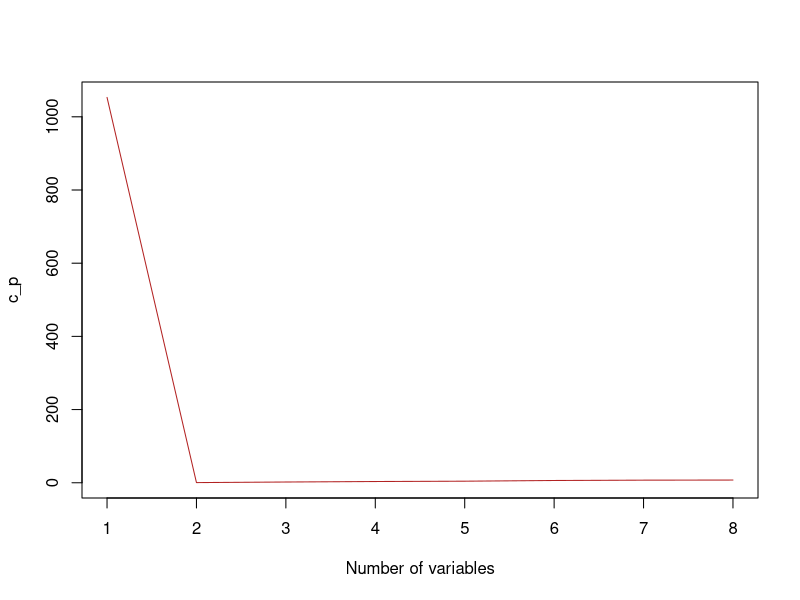
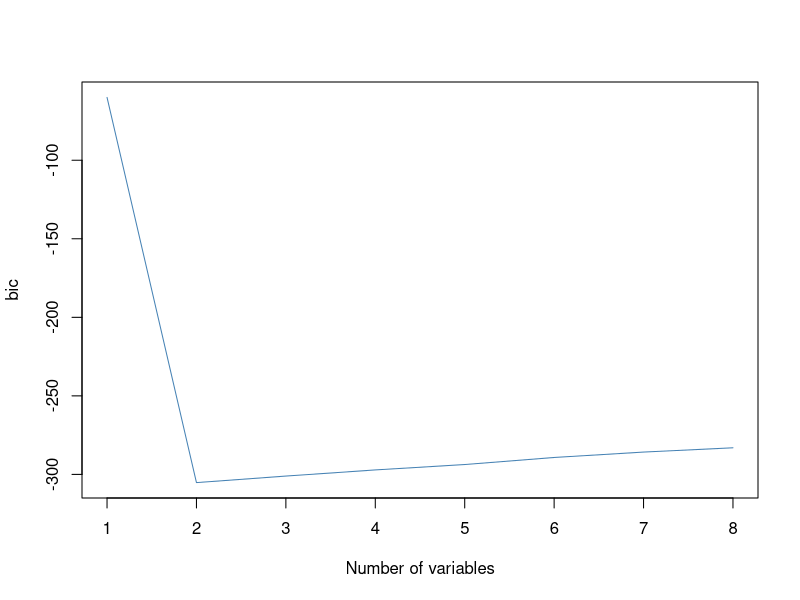
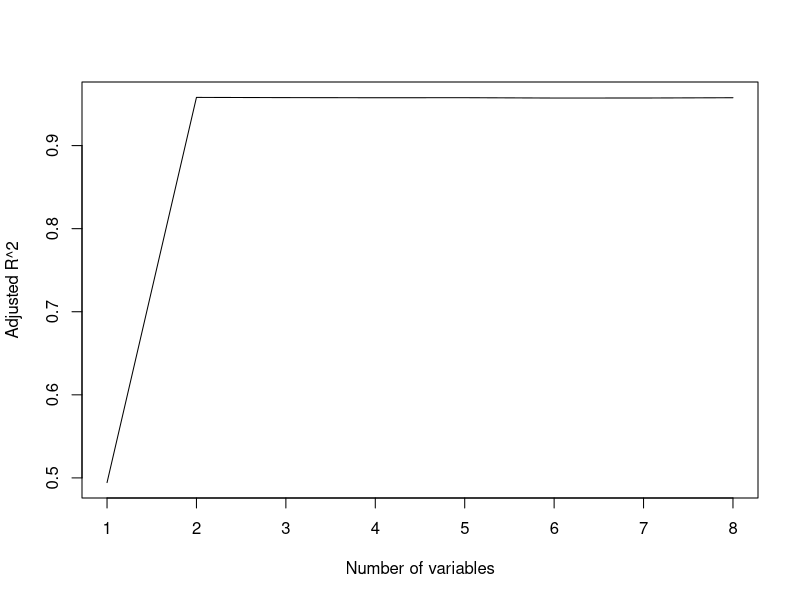

Write the R code that produced these figures, in order.
#Question B6 part (B)
# Question 1: Generating values of x and eps using rnorm
# setting seed to get the same random values for rnorm
set.seed(2)
x = rnorm(100)
eps = rnorm(100)

# Question 2: Generating response vector Y
# Coefficient values are taken by choice
b0 = 10
b1 = 3
b2 = -2.25
b3 = 0.05
y = b0 + b1 * x + b2 * x^2 + b3 * x^3 + eps

# Question 3: Determining the best model along with some plots as evidence. 
library(leaps)
sample_data = data.frame(y, x)
model = regsubsets(y ~ x + I(x^2) + I(x^3) + I(x^4) + I(x^5) + I(x^6) + I(x^7) + I(x^8) + I(x^9) + I(x^10), data = sample_data)
model_summary = summary(model)
plot(model_summary$cp, type = "l", col = "firebrick", xlab = "Number of variables", ylab = "c_p")
readline()
plot(model_summary$bic, type = "l", col = "steelblue", xlab = "Number of variables", ylab = "bic")
readline()
plot(model_summary$adjr2, type = "l", xlab = "Number of variables", ylab = "Adjusted R^2")

# Finding the coefficents of the best fitted model.
print(coef(model, which.max(model_summary$adjr2)))  
